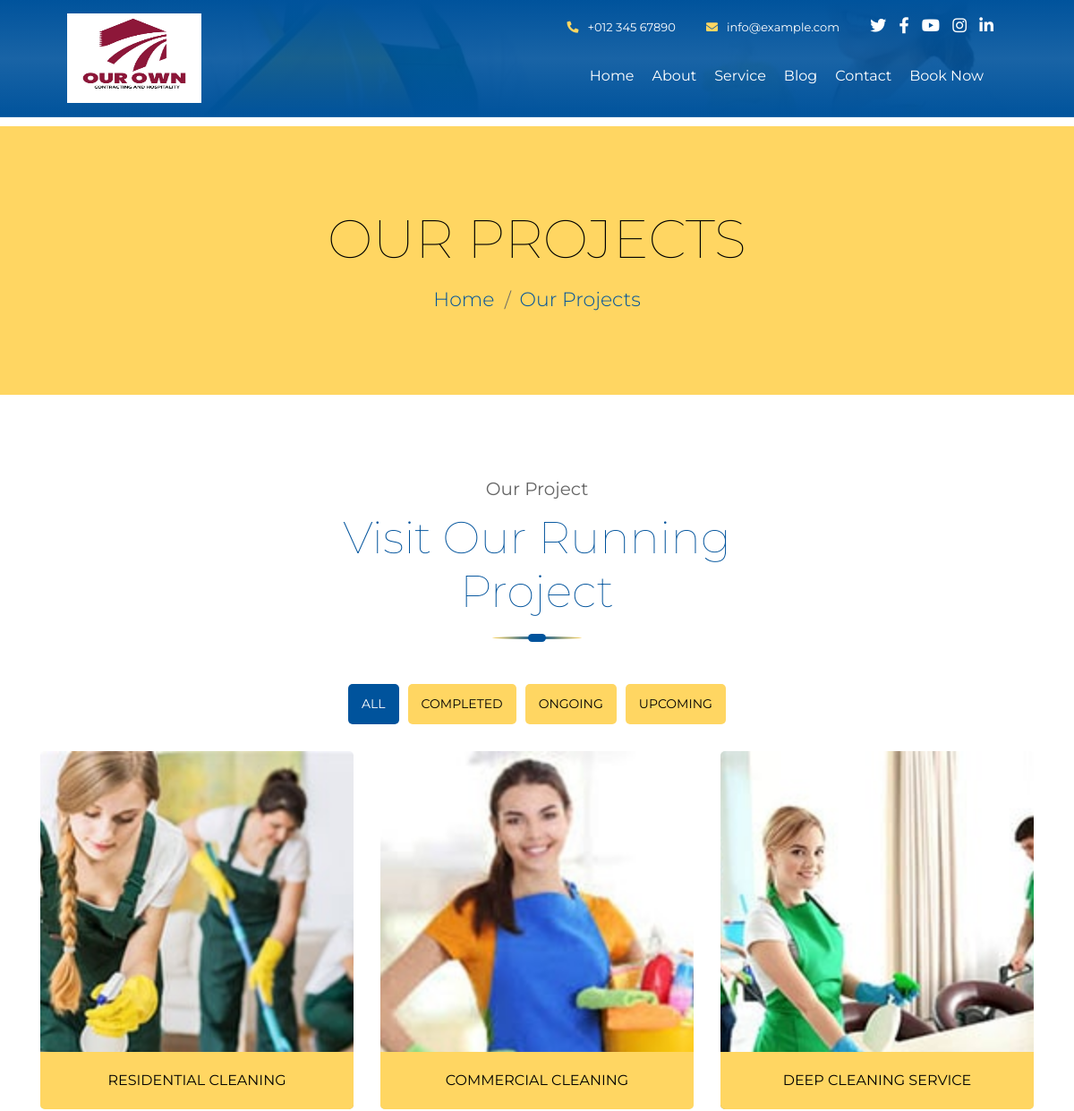
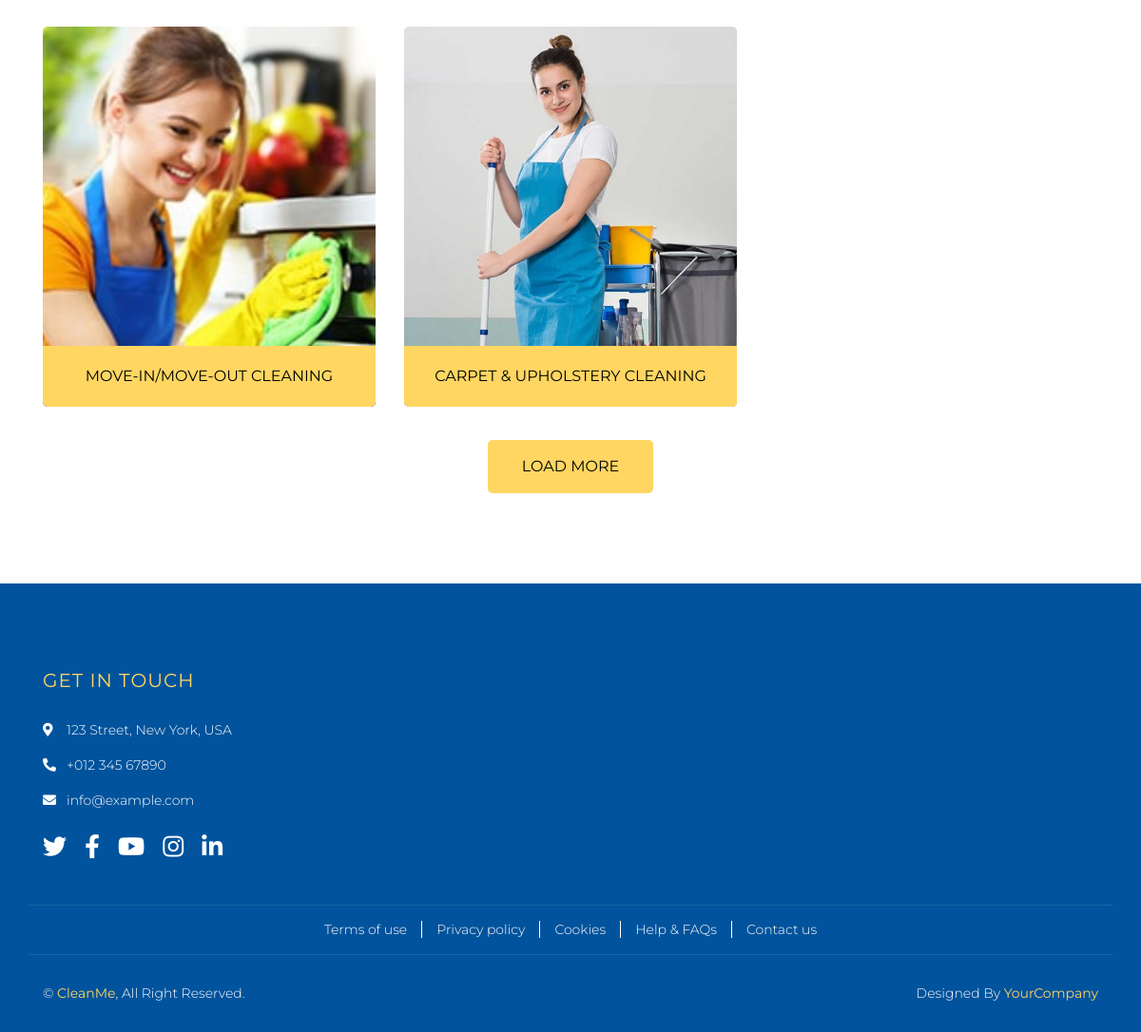
/projects/, run on the app's committed database (2 pictures, top to bottom).
### core/models.py (models this page shows, shortened)
class Project(models.Model):
    STATUS_CHOICES = [
        ('completed', 'Completed'),
        ('ongoing', 'Ongoing'),
        ('upcoming', 'Upcoming'),
    ]
    name = models.CharField(max_length=200)
    image = models.ImageField(upload_to='portfolio/')
    status = models.CharField(max_length=10, choices=STATUS_CHOICES)
    detail_url = models.URLField(blank=True)

### core/views.py (the view)
# urls.py: path('projects/', views.projects, name='projects'),
def projects(request):
    projects = Project.objects.all()
    return render(request, 'core/portfolio.html', {'projects': projects})

### core/templates/core/portfolio.html (shortened to what this page needs)
{% extends "base.html" %}
{% load static %}
{% block content %}
            <div class="page-header">
                <div class="container">
                    <div class="row">
                        <div class="col-12">
                            <h2>Our Projects</h2>
                        </div>
                        <div class="col-12">
                            <a href="">Home</a>
                            <a href="">Our Projects</a>
                        </div>
                    </div>
                </div>
            </div>
<div class="portfolio">
    <div class="container">
        <div class="section-header">
            <p>Our Project</p>
            <h2>Visit Our Running Project</h2>
        </div>
        <div class="row">
            <div class="col-12">
                <ul id="portfolio-flters">
                    <li data-filter="*" class="filter-active">All</li>
                    <li data-filter=".completed">Completed</li>
                    <li data-filter=".ongoing">Ongoing</li>
                    <li data-filter=".upcoming">Upcoming</li>
                </ul>
            </div>
        </div>
        <div class="row portfolio-container">
            {% for project in projects %}
            <div class="col-lg-4 col-md-6 col-sm-12 portfolio-item {{ project.status }}">
                <div class="portfolio-wrap">
                    <figure>
                        <img src="{{ project.image.url }}" alt="Portfolio Image">
                        <a class="portfolio-title" href="#">{{ project.name }}</a>
                    </figure>
                </div>
            </div>
            {% endfor %}
        </div>
        <div class="row">
            <div class="col-12 load-more">
                <a class="btn" href="#">Load More</a>
            </div>
        </div>
    </div>
</div>
{% endblock %}

### core/static/css/style.css (style rules this page uses)
body { color: #666666; background: #ffffff; font-family: 'Montserrat', sans-serif; font-weight: 400; }
h1, h2, h3, h4, h5, h6 { font-weight: 100; }
a { color: #454545; transition: .3s; }
.page-header { position: relative; margin-bottom: 45px; padding: 90px 0; text-align: center; background: #FFD662; }
.page-header h2 { color: #000000; font-size: 60px; font-weight: 100; text-transform: uppercase; margin-bottom: 15px; }
.page-header a { position: relative; padding: 0 12px; font-size: 22px; font-weight: 300; color: #00539C; }
.page-header a::after { position: absolute; content: "/"; width: 8px; height: 8px; top: -2px; right: -7px; text-align: center; color: #666666; }
.page-header a:last-child::after { display: none; }
.section-header { position: relative; width: 100%; max-width: 550px; text-align: center; margin: 0 auto; margin-bottom: 60px; padding-bottom: 15px; }
.section-header::before { position: absolute; content: ""; width: 100px; height: 3px; left: calc(50% - 50px); bottom: 0; background: linear-gradient(to left, #FFD662, #00539C, #FFD662); border-radius: 100%; }
.section-header::after { position: absolute; content: ""; width: 20px; height: 9px; left: calc(50% - 10px); bottom: -3px; background: #00539C; border-radius: 5px; }
.section-header p { margin-bottom: 10px; font-size: 20px; }
.section-header h2 { color: #00539C; font-size: 50px; font-weight: 100; }
.portfolio { position: relative; padding: 45px 0; background: #ffffff; }
.portfolio #portfolio-flters { padding: 0; margin: -15px 0 25px 0; list-style: none; font-size: 0; text-align: center; }
.portfolio #portfolio-flters li, .portfolio .load-more .btn { cursor: pointer; display: inline-block; margin: 5px; padding: 12px 15px; color: #000000; font-size: 14px; text-transform: uppercase; border-radius: 5px; background: #FFD662; transition: .3s; }
.portfolio #portfolio-flters li:hover, .portfolio #portfolio-flters li.filter-active { background: #00539C; color: #ffffff; }
.portfolio .load-more { text-align: center; }
.portfolio .load-more .btn { padding: 15px 35px; font-size: 16px; transition: .3s; }
.portfolio .portfolio-item { position: relative; margin-bottom: 30px; border-radius: 5px; overflow: hidden; }
.portfolio .portfolio-item figure { background: #ffffff; overflow: hidden; height: 400px; position: relative; margin: 0; }
.portfolio .portfolio-item figure img { width: 100%; height: 100%; object-fit: cover; border-radius: 5px; }
.portfolio .portfolio-item figure .portfolio-title { position: absolute; margin: 0; width: 100%; left: 0; right: 0; bottom: 0; padding: 20px; text-align: center; color: #000000; font-size: 16px; text-transform: uppercase; background: #FFD662; border-radius: 0 0 5px 5px; transition: .3s; }

### data on the page
Project: image (picture), name "RESIDENTIAL CLEANING"
Project: image (picture), name "COMMERCIAL CLEANING"
Project: image (picture), name "DEEP CLEANING SERVICE"
Project: image (picture), name "MOVE-IN/MOVE-OUT CLEANING"
Project: image (picture), name "CARPET & UPHOLSTERY CLEANING"
